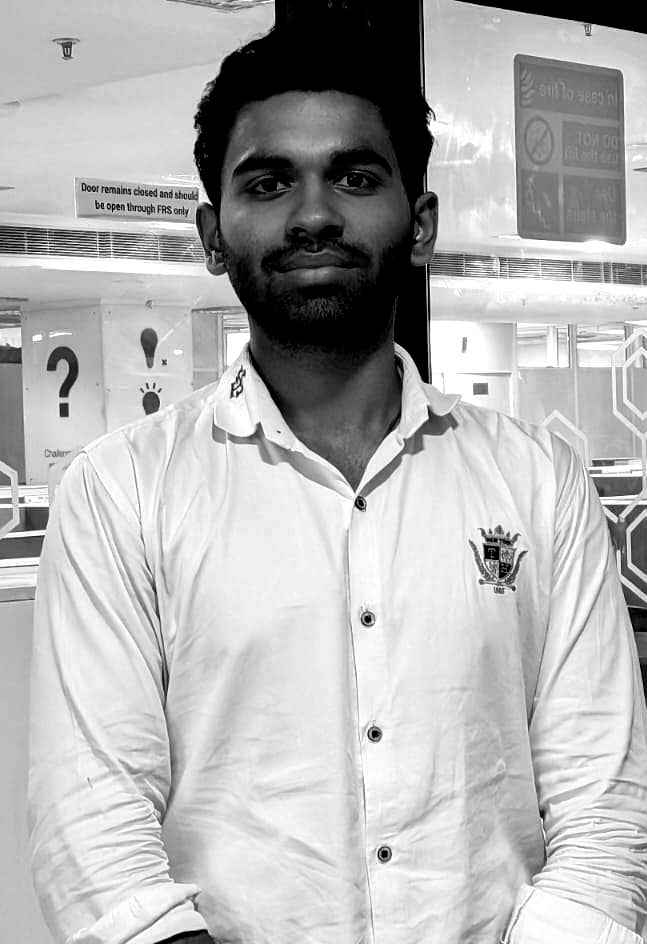
#> input picture assets/ashmit-portrait.png, 647 x 944 px, given in place of source-photo.jpg, which was not available
$ python prep_photo.py
#> lines starting #> are read from the running program, lines starting #| are printed output that depends on the picture; pictures that were not available may be replaced by others from this repository, and a replacement may not be noted
from pathlib import Path
import sys,cv2,numpy as np
src=Path(sys.argv[1] if len(sys.argv)>1 else 'source-photo.jpg'); out=Path('assets/source-prepped.png'); img=cv2.imread(str(src)); h,w=img.shape[:2]; crop=img[int(h*.22):int(h*.83),int(w*.28):int(w*.82)]; mask=np.zeros(crop.shape[:2],np.uint8); rect=(int(crop.shape[1]*.1),int(crop.shape[0]*.02),int(crop.shape[1]*.8),int(crop.shape[0]*.96)); bg=np.zeros((1,65),np.float64); fg=np.zeros((1,65),np.float64); cv2.grabCut(crop,mask,rect,bg,fg,7,cv2.GC_INIT_WITH_RECT); mask=np.where((mask==2)|(mask==0),0,255).astype(np.uint8); mask=cv2.GaussianBlur(mask,(0,0),1.2); white=np.full_like(crop,255); a=(mask.astype(np.float32)/255)[...,None]; isolated=(crop*a+white*(1-a)).astype(np.uint8); gray=cv2.cvtColor(isolated,cv2.COLOR_BGR2GRAY); gray=cv2.createCLAHE(clipLimit=2.2,tileGridSize=(8,8)).apply(gray); cv2.imwrite(str(out),gray); print(out)
#> further down, img is the input picture: shape (944, 647, 3); min 0, max 255, mean 179.6
#> after `h, w = img.shape[:2]`: h = 944; w = 647
#> after `crop = img[int(h * 0.22):int(h * 0.83), int(w * 0.28):int(w * 0.82)]`:
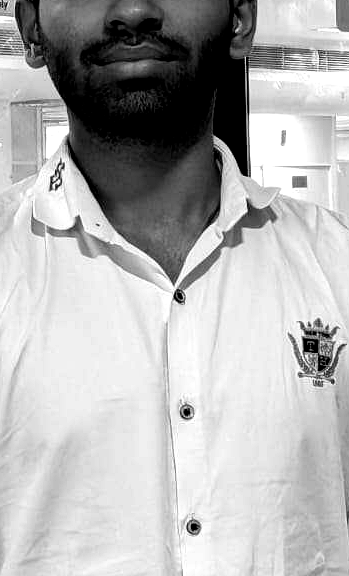
#> crop: shape (576, 349, 3); min 0, max 255, mean 179.5
#> after `rect = (int(crop.shape[1] * 0.1), int(crop.shape[0] * 0.02), int(crop.`: rect = (34, 11, 279, 552)
#> after `isolated = (crop * a + white * (1 - a)).astype(np.uint8)`:
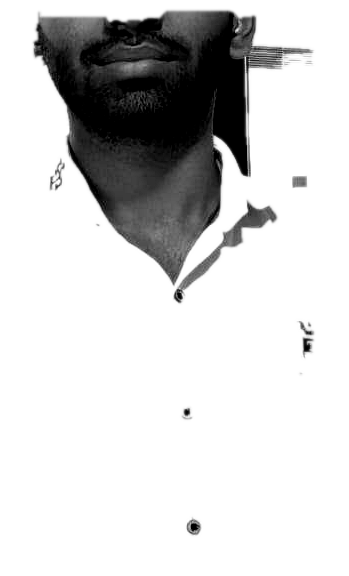
#> isolated: shape (576, 349, 3); min 0, max 255, mean 210.7
#> after `gray = cv2.createCLAHE(clipLimit=2.2, tileGridSize=(8, 8)).apply(gray)`:
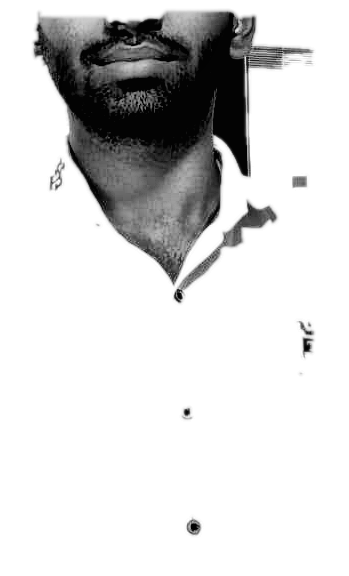
#> gray: shape (576, 349); min 1, max 255, mean 215.6
